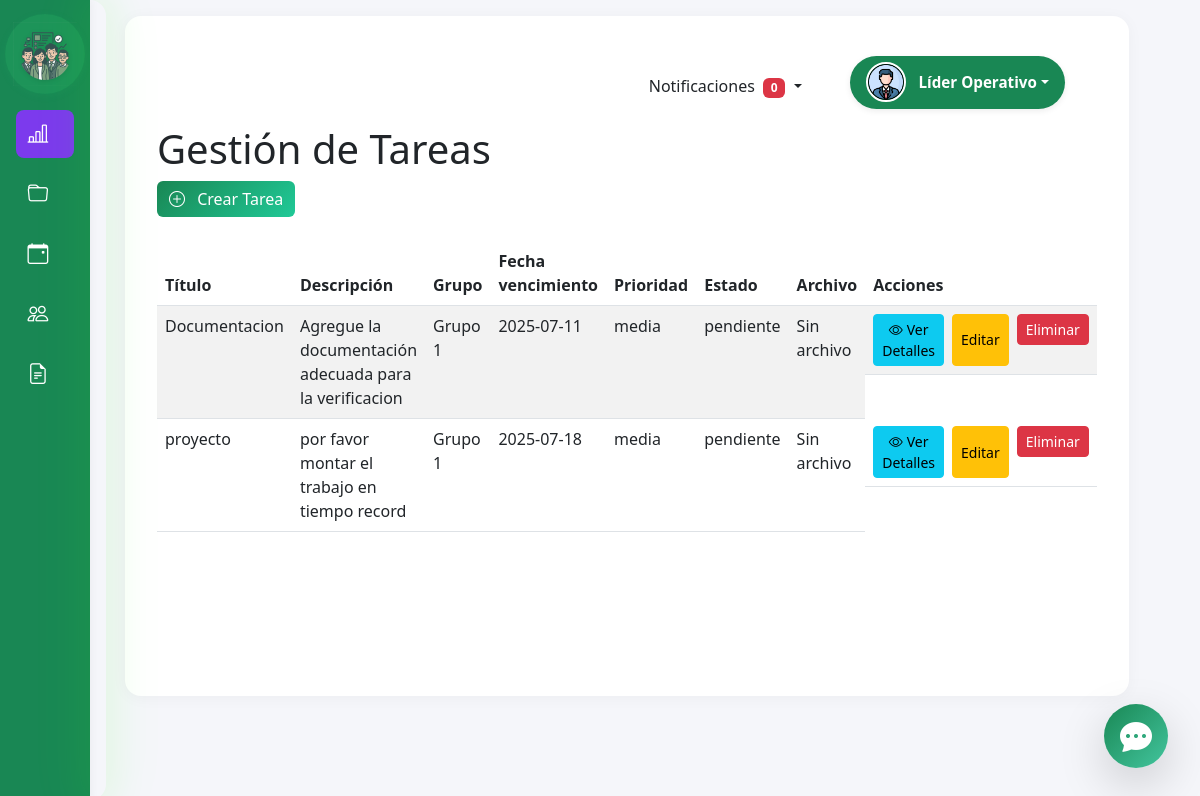
Page /lider (signed in) on the earlier database version.
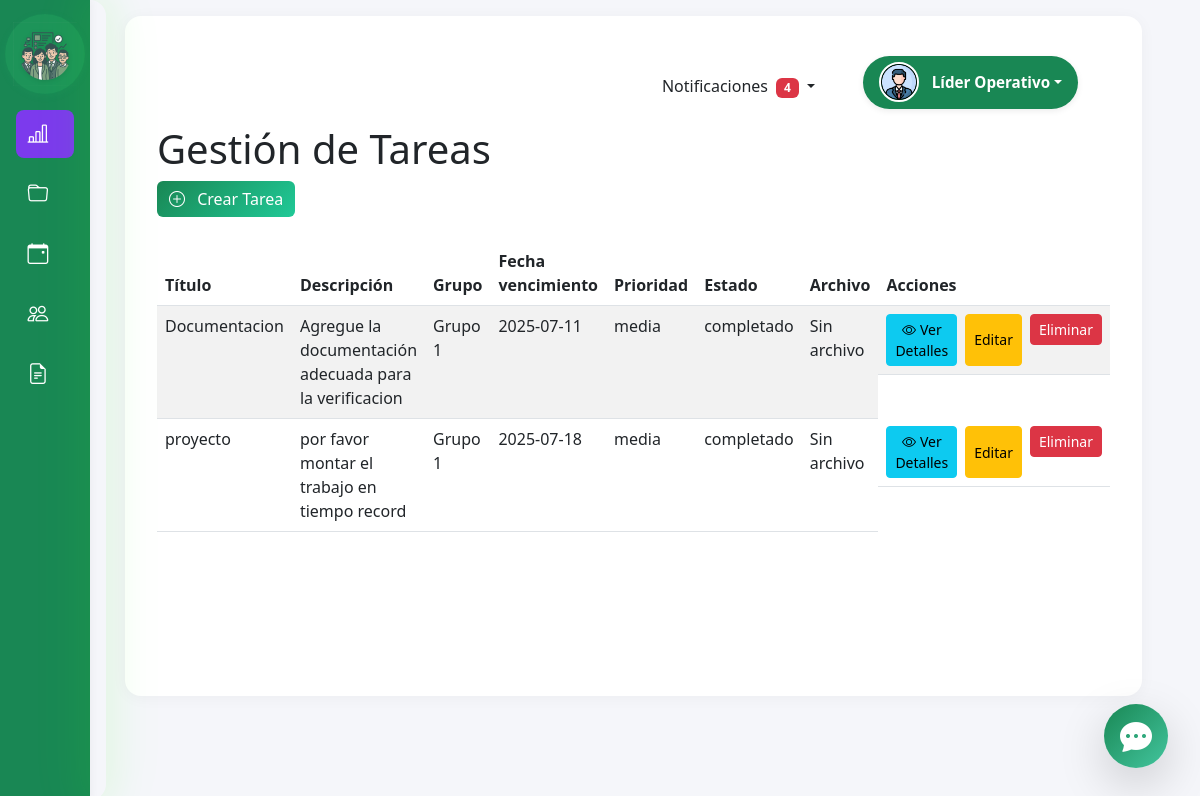
Same page on the later database version.
### tables this page shows
CREATE TABLE tareas (
      id INTEGER PRIMARY KEY AUTOINCREMENT,
      titulo TEXT NOT NULL,
      descripcion TEXT,
      fecha_vencimiento DATE,
      prioridad TEXT,
      estado TEXT DEFAULT 'pendiente',
      id_proyecto INTEGER,
      id_usuario_asignado INTEGER,
      ruta_archivo TEXT,
      curso_destino TEXT, fecha_registro DATE,
      FOREIGN KEY(id_usuario_asignado) REFERENCES Usuario(id) ON DELETE SET NULL
    );

### app/lider.py (the view)
@lider.route('/lider')
@nocache
@secure_route(allowed_roles=['lider'])
def lideres():
    conn = get_db_connection()
    grupo_lider = session.get('grupo')
    usuario_sesion = session.get('usuario')
    usuario_id = session.get('usuario_id')
    usuario_info = conn.execute('SELECT * FROM Usuario WHERE id = ?', (usuario_id,)).fetchone()
    if not usuario_info:
        flash('Error al cargar información del usuario', 'error')
        return redirect(url_for('login.login'))
    nombre_lider = usuario_info['nombre_completo']
    correo_lider = usuario_info['correo']
    tareas_db = conn.execute('SELECT * FROM tareas WHERE LOWER(curso_destino) = LOWER(?)', (grupo_lider,)).fetchall()
    tareas = [dict(tarea) for tarea in tareas_db]
    proyectos_db = conn.execute('SELECT * FROM Proyecto WHERE LOWER(grupo) = LOWER(?)', (grupo_lider,)).fetchall()
    proyectos = [dict(proyecto) for proyecto in proyectos_db]
    usuarios_por_grupo = {grupo_lider: []}
    usuarios_db = conn.execute('SELECT nombre_completo, nombre_usuario, correo, grupo, rol FROM Usuario WHERE LOWER(grupo) = LOWER(?)', (grupo_lider,)).fetchall()
    usuarios = [dict(usuario) for usuario in usuarios_db]
    for usuario in usuarios:
        if usuario['rol'].lower().strip() == 'trabajador':
            usuarios_por_grupo[grupo_lider].append(usuario)
    notificaciones = conn.execute('''
        SELECT COUNT(*) AS cantidad
        FROM notificaciones n
        JOIN Usuario u ON n.id_usuario = u.id
        WHERE LOWER(u.grupo) = LOWER(?) AND n.leido = 0
    ''', (grupo_lider,)).fetchone()
    cantidad_notificaciones = notificaciones['cantidad']
    conn.close()
    return render_template('lider.html',
                           tareas=tareas,
                           proyectos=proyectos,
                           usuarios_por_grupo=usuarios_por_grupo,
                           nombre_usuario=nombre_lider,
                           correo_usuario=correo_lider,
                           grupo_lider=grupo_lider,
                           cantidad_notificaciones=cantidad_notificaciones)

### app.py (called while the page is built)
@app.before_request
def clean_malformed_urls():
    try:
        decoded_path = unquote(request.path)
        if re.search(r'[^\w\-\._~:/?#\[\]@!$&\'()*+,;=]', decoded_path):
            return redirect(url_for('landing'))
    except Exception:
        return redirect(url_for('landing'))

@login_manager.user_loader
def load_user(user_id):
    print(f"Loading user with ID: {user_id}")  # Debug
    usuario = Usuario.get(user_id)
    print(f"User loaded: {usuario}")  # Debug
    return usuario

### app/__init__.py (called while the page is built)
def get_db_connection(timeout=5):
    conn = sqlite3.connect('gestor_de_tareas.db', timeout=timeout)
    conn.row_factory = sqlite3.Row
    return conn

### templates/lider.html (shortened to what the changed rows need)
<!DOCTYPE html>
<html lang="es">
<head>
    <link href="https://cdn.jsdelivr.net/npm/bootstrap@5.3.0/dist/css/bootstrap.min.css" rel="stylesheet" />
    <link href="https://cdn.jsdelivr.net/npm/bootstrap-icons@1.10.5/font/bootstrap-icons.css" rel="stylesheet" />
    <link href="/static/css/visual.css" rel="stylesheet" />
    <link href="/static/css/calendario.css" rel="stylesheet" />
    <link href="https://unpkg.com/@fullcalendar/core@6.1.8/main.min.css" rel="stylesheet" />
    <link href="https://unpkg.com/@fullcalendar/daygrid@6.1.8/main.min.css" rel="stylesheet" />
</head>
<body>
    <div class="d-flex" id="wrapper">
        <div id="content" class="main-content flex-grow-1 d-flex flex-column">
                <div class="d-flex align-items-center w-100 justify-content-end">
                    <ul class="navbar-nav flex-row align-items-center mb-0">
                        <li class="nav-item dropdown me-3">
                            <a class="nav-link dropdown-toggle" href="#" id="navbarDropdownNotificaciones" role="button" data-bs-toggle="dropdown" aria-expanded="false">
                                Notificaciones
                                <span class="badge bg-danger ms-1" id="notificaciones-count">{{ cantidad_notificaciones }}</span>
                            </a>
                        </li>
                    </ul>
                </div>
            <div class="main-container" id="tasksContainer">
                <h1>Gestión de Tareas</h1>
                <div class="table-responsive mt-4">
                    <table class="table table-striped table-hover tabla-tareas">
                        <thead>
                            <tr>
                                <th>Título</th>
                                <th>Descripción</th>
                                <th>Grupo</th>
                                <th>Fecha vencimiento</th>
                                <th>Prioridad</th>
                                <th>Estado</th>
                                <th>Archivo</th>
                                <th>Acciones</th>
                            </tr>
                        </thead>
                        <tbody>
                            {% if tareas %}
                                {% for tarea in tareas %}
                                    <tr>
                                        <td>{{ tarea['titulo'] }}</td>
                                        <td>{{ tarea['descripcion'] }}</td>
                                        <td>{{ tarea['curso_destino'] }}</td>
                                        <td>{{ tarea['fecha_vencimiento'] }}</td>
                                        <td>{{ tarea['prioridad'] }}</td>
                                        <td>{{ tarea['estado'] }}</td>
                                        <td>
                                            {% if tarea['ruta_archivo'] %}
                                                <a href="{{ url_for('static', filename=tarea['ruta_archivo']) }}" target="_blank">Ver archivo</a>
                                            {% else %}
                                                Sin archivo
                                            {% endif %}
                                        </td>
                                        <td class="d-flex gap-2">
                                            <button type="button" class="btn btn-info btn-sm btnVerDetalles" data-bs-toggle="modal" data-bs-target="#modalVerDetallesTarea"
                                                data-id="{{ tarea['id'] }}"
                                                data-titulo="{{ tarea['titulo'] }}"
                                                data-descripcion="{{ tarea['descripcion'] }}"
                                                data-curso="{{ tarea['curso_destino'] }}"
                                                data-fecha="{{ tarea['fecha_vencimiento'] }}"
                                                data-prioridad="{{ tarea['prioridad'] }}"
                                                data-estado="{{ tarea['estado'] }}">
                                                <i class="bi bi-eye me-1"></i>Ver Detalles
                                            </button>
                                            <button type="button" class="btn btn-warning btn-sm btnEditar" data-bs-toggle="modal" data-bs-target="#modalTarea"
                                                data-id="{{ tarea['id'] }}"
                                                data-titulo="{{ tarea['titulo'] }}"
                                                data-descripcion="{{ tarea['descripcion'] }}"
                                                data-curso="{{ tarea['curso_destino'] }}"
                                                data-fecha="{{ tarea['fecha_vencimiento'] }}"
                                                data-prioridad="{{ tarea['prioridad'] }}"
                                                data-estado="{{ tarea['estado'] }}">
                                                Editar
                                            </button>
                                            <form method="POST" action="{{ url_for('lider.eliminar_tarea', id=tarea['id']) }}" style="display:inline;">
                                                <button type="submit" class="btn btn-danger btn-sm" onclick="return confirm('¿Estás seguro de que deseas eliminar esta tarea?');">
                                                    Eliminar
                                                </button>
                                            </form>
                                        </td>
                                    </tr>
                                {% endfor %}
                            {% else %}
                                <tr><td colspan="8" class="text-center">No hay tareas</td></tr>
                            {% endif %}
                        </tbody>
                    </table>
                </div>
            </div>
</div>
</body>
</html>

Differences in the rows shown:
changed tareas "Documentacion": estado "pendiente" → "completado"
changed tareas "proyecto": estado "pendiente" → "completado"
Other differences:
{{ cantidad_notificaciones }}: "0" → "4"
